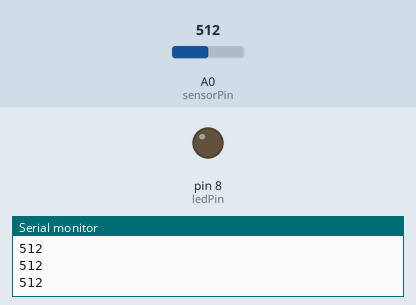
Recording of a sketch running on a simulated Arduino Uno, built with avr-gcc and run on an emulated ATmega328P. Parts: output pins drawn as LEDs (lit = HIGH), the last lines printed to the serial monitor. The test bench sets the inputs (shaded band); at power-on: A0 (sensorPin) = 512.

Above: at 1.2 s.
1.3 s: A0 (sensorPin) set to 484
At 2.5 s:
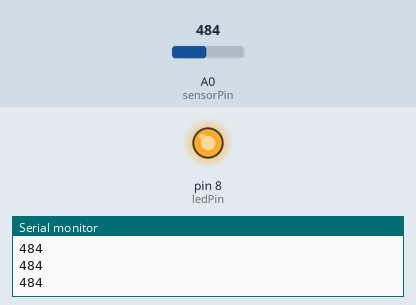
2.8 s: A0 (sensorPin) set to 511
At 4.0 s:
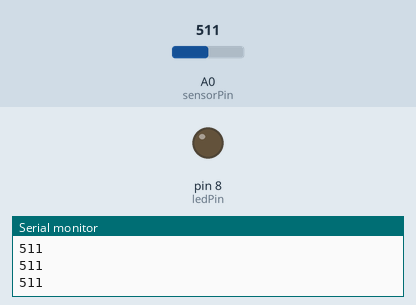
4.3 s: A0 (sensorPin) set to 306
At 5.3 s:
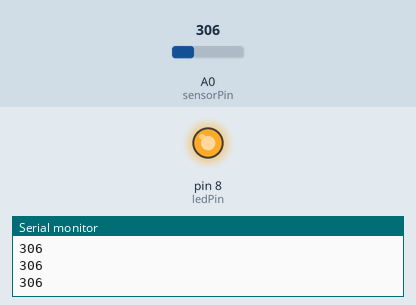
Timing chart, 0 to 7.3 s (numbered marks = the images above; inputs shaded):
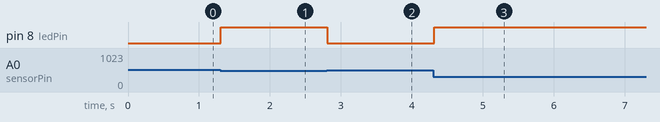

The sketch:

lichtsensor.ino
```cpp
int sensorPin = A0; // select the input pin for ldr
int sensorValue = 0; // variable to store the value coming from the sensor
int ledPin = 8; // select the output pin value for the LED

void setup()
{
	pinMode(ledPin, OUTPUT); //set the pinmode of ledPin to output
	Serial.begin(9600); //sets serial port for communication
}

void loop()
{
	readSensor(sensorPin);
	Serial.println(sensorValue); //prints the values coming from the sensor on the screen
	LichtSensor(ledPin, sensorValue, 500);
	delay(100); //

}

static void ledon(int ledPin)
{
	digitalWrite(ledPin, HIGH);
}

static void ledoff(int ledPin)
{
	digitalWrite(ledPin, LOW);
}

static double readSensor(int sensorPin)
{
	sensorValue = analogRead(sensorPin);
	return sensorValue;
}

static void LichtSensor(int ledPin, int sensorValue, int lichtwaarde)
{
	if (sensorValue < lichtwaarde) // setting a threshold value
		digitalWrite(ledPin, HIGH); // turn LED ON

	else
		digitalWrite(ledPin, LOW); // turn LED OFF
}
```

Measured:
- the behaviour switches between 500 and 499 on A0 (sensorPin) (found by bisection; images 0 and 1)
- after the input at 1.3 s, pin 8 (ledPin): LOW → HIGH at once
- after the input at 2.8 s, pin 8 (ledPin): HIGH → LOW at once
- after the input at 4.3 s, pin 8 (ledPin): LOW → HIGH at once
